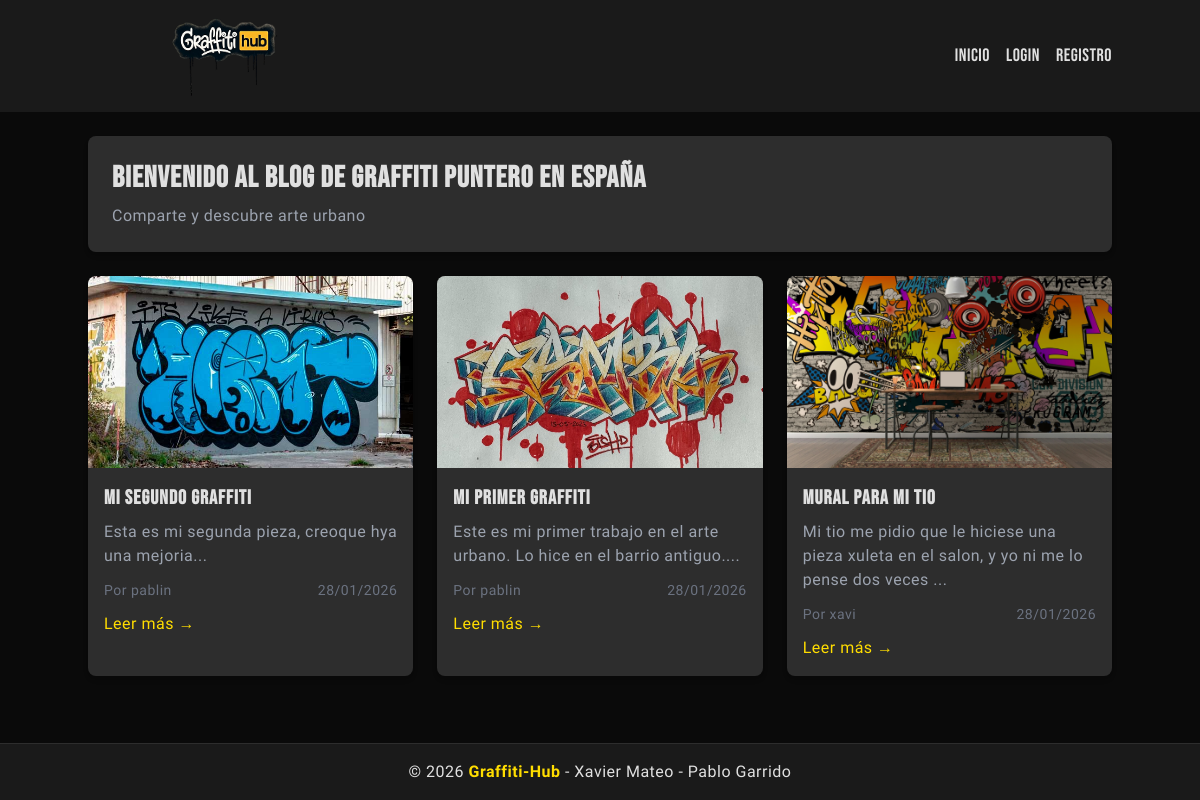
The app's page /, older data.
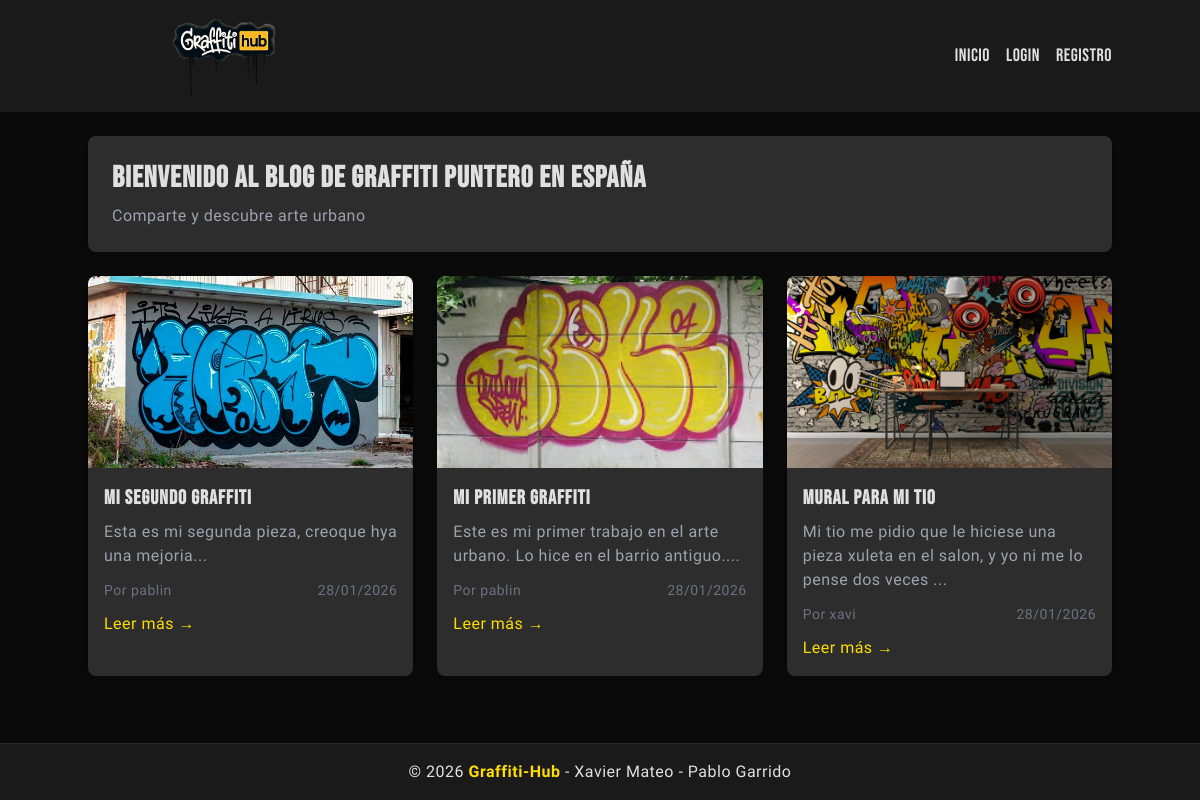
The same page, newer data.
### tables this page shows
CREATE TABLE posts (
    id INT AUTO_INCREMENT PRIMARY KEY,
    user_id INT NOT NULL,
    title VARCHAR(200) NOT NULL,
    content TEXT NOT NULL,
    image VARCHAR(255),
    status ENUM('draft', 'published') DEFAULT 'draft',
    created_at TIMESTAMP DEFAULT CURRENT_TIMESTAMP,
    updated_at TIMESTAMP DEFAULT CURRENT_TIMESTAMP ON UPDATE CURRENT_TIMESTAMP,
    FOREIGN KEY (user_id) REFERENCES users(id) ON DELETE CASCADE
);

CREATE TABLE users (
    id INT AUTO_INCREMENT PRIMARY KEY,
    username VARCHAR(50) UNIQUE NOT NULL,
    email VARCHAR(100) UNIQUE NOT NULL,
    password VARCHAR(255) NOT NULL,
    role ENUM('user', 'admin') DEFAULT 'user',
    created_at TIMESTAMP DEFAULT CURRENT_TIMESTAMP
);

### app/Controllers/PostController.php (called while the page is built, shortened)
<?php
require_once __DIR__ . '/../../config/database.php';
require_once __DIR__ . '/../../config/config.php';
require_once __DIR__ . '/../Models/Post.php';
class PostController {
    private $post;
    public function __construct() {
        $database = new Database();
        $this->db = $database->connect();
        $this->post = new Post($this->db);
    }
    public function index() {
        $posts = $this->post->getAllPublished();
        require_once __DIR__ . '/../Views/posts/index.php';
    }
}
?>

### config/config.php (called while the page is built, shortened)
<?php
function isLoggedIn() {
    return isset($_SESSION['user_id']);
}
?>

### config/database.php (called while the page is built, shortened)
<?php
class Database {
    private $host;
    private $db_name;
    private $username;
    private $password;
    public function __construct() {
        $this->host = getenv('DB_HOST') ?: 'db';
        $this->db_name = getenv('DB_NAME') ?: 'blog_db';
        $this->username = getenv('DB_USER') ?: 'blog_user';
        $this->password = getenv('DB_PASS') ?: 'blog_password';
    }
    public function connect() {
        $this->conn = null;
        $max_attempts = 10;
        $attempt = 0;
        while ($attempt < $max_attempts) {
            try {
                $this->conn = new PDO(
                    "mysql:host=" . $this->host . ";dbname=" . $this->db_name,
                    $this->username,
                    $this->password,
                    array(
                        PDO::ATTR_ERRMODE => PDO::ERRMODE_EXCEPTION,
                        PDO::ATTR_DEFAULT_FETCH_MODE => PDO::FETCH_ASSOC,
                        PDO::MYSQL_ATTR_INIT_COMMAND => "SET NAMES utf8mb4"
                    )
                );
                break;
            } catch(PDOException $e) {
                $attempt++;
                if ($attempt >= $max_attempts) {
                    die("Error de conexión después de $max_attempts intentos: " . $e->getMessage() .
                        "<br><br>Asegúrate de que los contenedores estén corriendo: <code>docker-compose up -d</code>");
                }
                sleep(1);
            }
        }
        return $this->conn;
    }
}
?>

### app/Models/Post.php (called while the page is built, shortened)
<?php
class Post {
    private $conn;
    private $table = 'posts';
    public function __construct($db) {
        $this->conn = $db;
    }
    public function getAllPublished() {
        $query = "SELECT p.*, u.username
                  FROM " . $this->table . " p
                  LEFT JOIN users u ON p.user_id = u.id
                  WHERE p.status = 'published'
                  ORDER BY p.created_at DESC";
        $stmt = $this->conn->prepare($query);
        $stmt->execute();
        return $stmt->fetchAll(PDO::FETCH_ASSOC);
    }
}
?>

### app/Views/posts/index.php (the view, shortened to what this page needs)
<?php include __DIR__ . '/../layouts/header.php'; ?>
<div class="bg-gray-medium p-6 rounded-lg shadow-md mb-6">
    <h1 class="text-3xl font-bold text-gray-light">Bienvenido al Blog de Graffiti puntero en España</h1>
    <p class="text-gray-400 mt-2">Comparte y descubre arte urbano</p>
</div>
<?php if(empty($posts)): ?>
    <div class="bg-gray-medium p-6 rounded-lg shadow-md text-center">
        <p class="text-gray-400">No hay posts publicados aún.</p>
        <?php if(isLoggedIn()): ?>
            <a href="<?= BASE_URL ?>/posts/create" class="inline-block mt-4 bg-neon-green text-dark-bg px-6 py-2 rounded hover:bg-yellow-hub transition-colors">
                Crear el primer post
            </a>
        <?php endif; ?>
    </div>
<?php else: ?>
    <div class="grid grid-cols-1 md:grid-cols-2 lg:grid-cols-3 gap-6">
        <?php foreach($posts as $post): ?>
            <div class="bg-gray-medium rounded-lg shadow-md overflow-hidden hover:border-2 hover:border-yellow-hub transition-all">
                <?php if($post['image']): ?>
                    <img src="<?= UPLOAD_URL . $post['image'] ?>"
                         alt="<?= htmlspecialchars($post['title']) ?>"
                         class="w-full h-48 object-cover">
                <?php else: ?>
                    <div class="w-full h-48 bg-dark-alt flex items-center justify-center">
                        <span class="text-yellow-hub text-4xl">🎨</span>
                    </div>
                <?php endif; ?>
                <div class="p-4">
                    <h3 class="text-xl font-bold mb-2 text-gray-light">
                        <a href="<?= BASE_URL ?>/posts/<?= $post['id'] ?>" class="hover:text-yellow-hub transition-colors">
                            <?= htmlspecialchars($post['title']) ?>
                        </a>
                    </h3>
                    <p class="text-gray-400 mb-3">
                        <?= substr(htmlspecialchars($post['content']), 0, 100) ?>...
                    </p>
                    <div class="flex justify-between items-center text-sm text-gray-500">
                        <span>Por <?= htmlspecialchars($post['username']) ?></span>
                        <span><?= date('d/m/Y', strtotime($post['created_at'])) ?></span>
                    </div>
                    <a href="<?= BASE_URL ?>/posts/<?= $post['id'] ?>"
                       class="inline-block mt-3 text-yellow-hub hover:text-yellow-gold transition-colors">
                        Leer más →
                    </a>
                </div>
            </div>
        <?php endforeach; ?>
    </div>
<?php endif; ?>
<?php include __DIR__ . '/../layouts/footer.php'; ?>

### public/index.php (shortened to what this page needs)
<?php
require_once __DIR__ . '/../config/config.php';
require_once __DIR__ . '/../config/database.php';
$request_uri = $_SERVER['REQUEST_URI'];
$request_path = parse_url($request_uri, PHP_URL_PATH);
$path = trim($request_path, '/');
$segments = $path ? explode('/', $path) : [];
$action = $segments[0] ?? 'home';
switch($action) {
    case '':
    case 'home':
        require_once __DIR__ . '/../app/Controllers/PostController.php';
        $controller = new PostController();
        $controller->index();
        break;
}
?>

### app/Views/layouts/header.php (shortened to what this page needs)
<!DOCTYPE html>
<html lang="es">
<head>
    <script src="https://cdn.tailwindcss.com"></script>
    <link rel="stylesheet" href="https://cdnjs.cloudflare.com/ajax/libs/font-awesome/6.5.0/css/all.min.css">
</head>
<body class="bg-dark-bg min-h-screen flex flex-col">
    <nav class="bg-dark-carbon text-gray-light p-4">
        <div class="container mx-auto flex justify-between items-center">
            <a href="<?= BASE_URL ?>/" class="flex items-center ml-20">
    <img src="<?= BASE_URL ?>/assets/logo.png"
         alt="Graffiti Hub"
         class="h-20 w-35 hover:opacity-90 transition">
</a>
            <div class="flex gap-4 font-street text-lg">
                <a href="<?= BASE_URL ?>/" class="hover:text-yellow-hub transition-colors">INICIO</a>
                <?php if(isLoggedIn()): ?>
                    <a href="<?= BASE_URL ?>/posts/create" class="hover:text-yellow-hub transition-colors">CREAR POST</a>
                    <?php if(isAdmin()): ?>
                        <a href="<?= BASE_URL ?>/admin" class="hover:text-yellow-hub transition-colors">ADMIN</a>
                    <?php endif; ?>
                    <span class="text-gray-400">HOLA, <?= strtoupper($_SESSION['username']) ?></span>
                    <a href="<?= BASE_URL ?>/logout" class="hover:text-neon-magenta transition-colors">SALIR</a>
                <?php else: ?>
                    <a href="<?= BASE_URL ?>/login" class="hover:text-yellow-hub transition-colors">LOGIN</a>
                    <a href="<?= BASE_URL ?>/register" class="hover:text-yellow-hub transition-colors">REGISTRO</a>
                <?php endif; ?>
            </div>
        </div>
    </nav>
    <main class="container mx-auto mt-6 mb-6 flex-grow">

### app/Views/layouts/footer.php
</main>
    <footer class="bg-dark-carbon text-gray-light p-4 mt-8 border-t border-gray-medium">
        <div class="container mx-auto text-center">
            <p>&copy; <?= date('Y') ?> <b class="text-yellow-hub">Graffiti-Hub</b> - Xavier Mateo - Pablo Garrido</p>
        </div>
    </footer>
</body>
</html>

### app/Views/layouts/header.php (style rules this page uses)
body { font-family: 'Oswald', Arial Narrow, sans-serif; letter-spacing: 0.5px; }
h1, h2, h3, h4, h5, h6 { font-family: 'Bebas Neue', Impact, sans-serif; letter-spacing: 1px; }

Row changes from the older to the newer data that the page shows:
changed posts "Mi primer graffiti": image: a different picture
